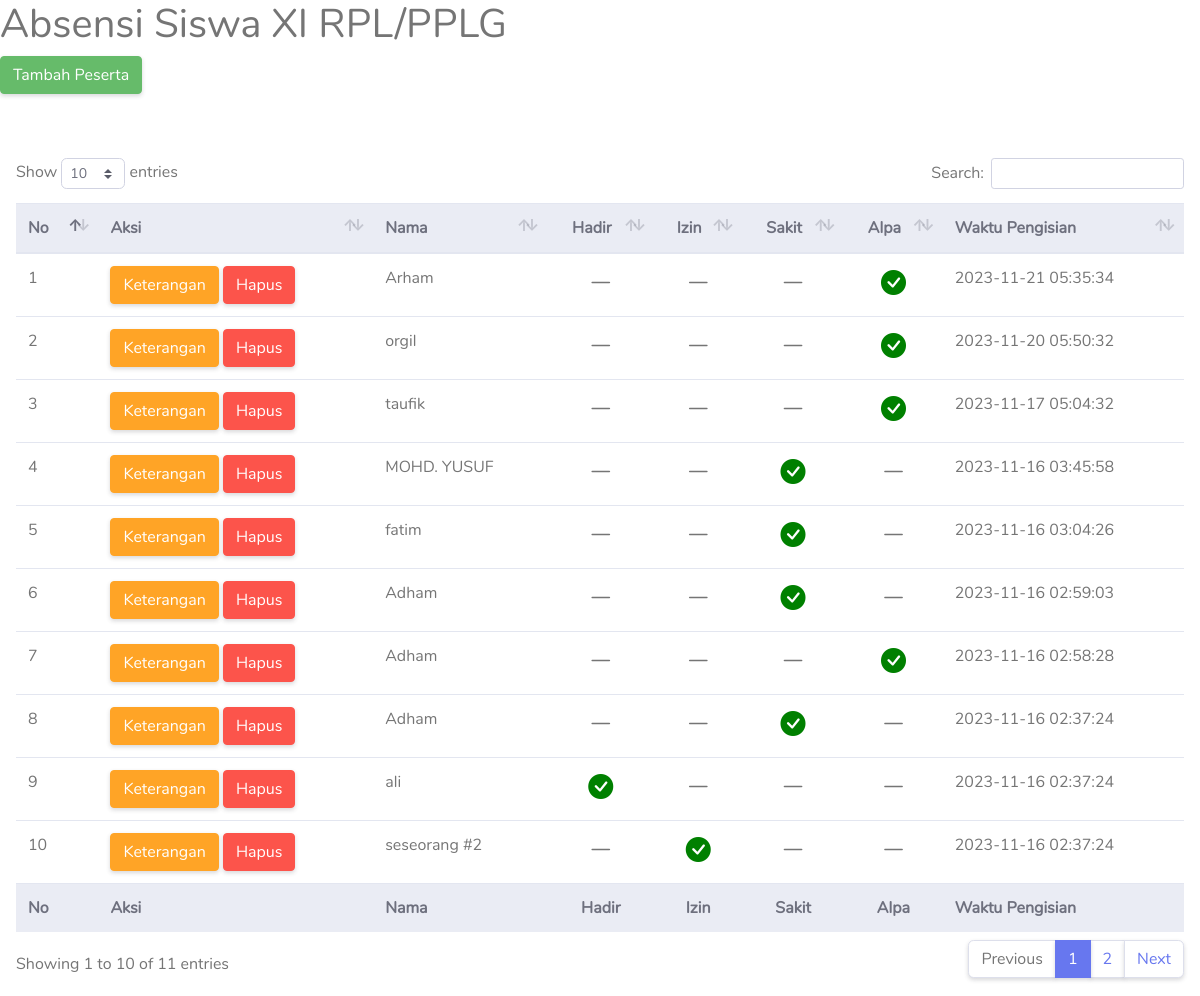
The app's page /admin/index.php with its own data.
### tables this page shows
CREATE TABLE `siswa` (
  `id` int(11) NOT NULL,
  `nama` varchar(100) NOT NULL,
  `nis` int(6) NOT NULL,
  `jk` varchar(20) NOT NULL,
  `keterangan` varchar(50) NOT NULL,
  `waktu_pengisian` timestamp NOT NULL DEFAULT current_timestamp() ON UPDATE current_timestamp()
);

### admin/index.php (the view, shortened to what this page needs)
<?php
require "functions.php";
$siswa = mysqli_query($koneksi, "SELECT * FROM siswa ORDER BY waktu_pengisian DESC");
?>
<!DOCTYPE html>
<html lang="en">
<head>
    <link href="vendor/fontawesome-free/css/all.min.css" rel="stylesheet" type="text/css">
  <link href="vendor/bootstrap/css/bootstrap.min.css" rel="stylesheet" type="text/css">
  <link href="css/ruang-admin.min.css" rel="stylesheet">
  <link href="vendor/datatables/dataTables.bootstrap4.min.css" rel="stylesheet">
  <link rel="stylesheet" href="https://cdn.jsdelivr.net/npm/bootstrap-icons@1.11.1/font/bootstrap-icons.css">
</head>
<body>
<h1>Absensi Siswa XI RPL/PPLG</h1>
<a href="tambah.php" class="btn btn-success">Tambah Peserta</a>
<br>
<br>
<br>
<div class="table-responsive p-3">
<table class="table align-items-center table-flush table-hover" id="dataTableHover">
<thead class="thead-light">
<tr>
    <th>No</th>
    <th>Aksi</th>
    <th>Nama</th>
    <th class="text-center">Hadir</th>
    <th class="text-center">Izin</th>
    <th class="text-center">Sakit</th>
    <th class="text-center">Alpa</th>
    <th class="">Waktu Pengisian</th>
</tr>
</thead>
<tfoot class="thead-light">
<tr>
    <th>No</th>
    <th>Aksi</th>
    <th>Nama</th>
    <th class="text-center">Hadir</th>
    <th class="text-center">Izin</th>
    <th class="text-center">Sakit</th>
    <th class="text-center">Alpa</th>
    <th class="">Waktu Pengisian</th>
</tr>
</tfoot>
<tbody>
<?php $i = 1; ?>
<?php foreach($siswa as $data) : ?>
<tr>
    <td><?= $i ?></td>
    <td>
        <a href="ubah.php?id=<?= $data["id"]; ?>" class="btn btn-warning">Keterangan</a>
        <a href="hapus.php?id=<?= $data["id"]; ?>" class="btn btn-danger" onclick="return confirm('Anda yakin ingin Meenghapus')">Hapus</a>
    </td>
    <td><?= $data["nama"]; ?></td>
    <td class="text-center">
        <?php if($data["keterangan"] === "Hadir") {?>
            <i class="bi bi-check-circle-fill"></i>
        <?php } else { ?>
            <i class="bi bi-dash-lg"></i>
        <?php } ?>
    </td>
    <td class="text-center">
        <?php if($data["keterangan"] === "Izin") {?>
            <i class="bi bi-check-circle-fill"></i>
        <?php } else { ?>
            <i class="bi bi-dash-lg"></i>
        <?php } ?>
    </td>
    <td class="text-center">
        <?php if($data["keterangan"] === "Sakit") {?>
            <i class="bi bi-check-circle-fill"></i>
        <?php } else { ?>
            <i class="bi bi-dash-lg"></i>
        <?php } ?>
    </td>
    <td class="text-center">
        <?php if($data["keterangan"] === "Alpa") {?>
            <i class="bi bi-check-circle-fill"></i>
        <?php } else { ?>
            <i class="bi bi-dash-lg"></i>
        <?php } ?>
    </td>
    <td>
        <?= $data["waktu_pengisian"]; ?>
    </td>
</tr>
<?php $i++; ?>
<?php endforeach; ?>
</tbody>
</table>
</div>
</body>
</html>

### admin/index.php (style rules this page uses)
.bi-check-circle-fill { color: green; font-size: 25px; }
.bi-dash-lg { font-size: 25px; }

### records on screen
siswa: nama "Arham", waktu_pengisian "2023-11-21 05:35:34"
siswa: nama "orgil", waktu_pengisian "2023-11-20 05:50:32"
siswa: nama "taufik", waktu_pengisian "2023-11-17 05:04:32"
siswa: nama "MOHD. YUSUF", waktu_pengisian "2023-11-16 03:45:58"
siswa: nama "fatim", waktu_pengisian "2023-11-16 03:04:26"
siswa: nama "Adham", waktu_pengisian "2023-11-16 02:59:03"
siswa: nama "Adham", waktu_pengisian "2023-11-16 02:58:28"
siswa: nama "Adham", waktu_pengisian "2023-11-16 02:37:24"
siswa: nama "ali", waktu_pengisian "2023-11-16 02:37:24"
siswa: nama "seseorang #2", waktu_pengisian "2023-11-16 02:37:24"
